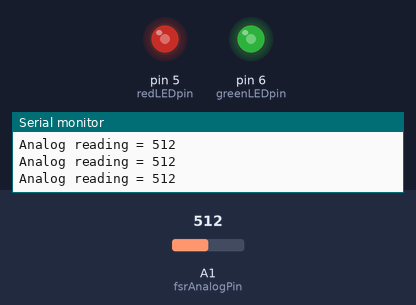
The sketch below on a simulated Arduino Uno, built with avr-gcc and run on an emulated ATmega328P. Shown: output pins drawn as LEDs (lit = HIGH), the last lines printed to the serial monitor. The test bench sets the inputs (shaded band); at power-on: A1 (fsrAnalogPin) = 512.

Above: at 1.2 s.
1.3 s: A1 (fsrAnalogPin) set to 107
At 2.3 s:
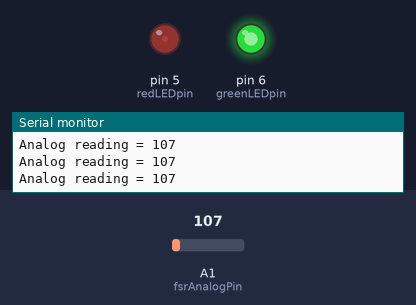
2.8 s: A1 (fsrAnalogPin) set to 92
At 4.0 s:
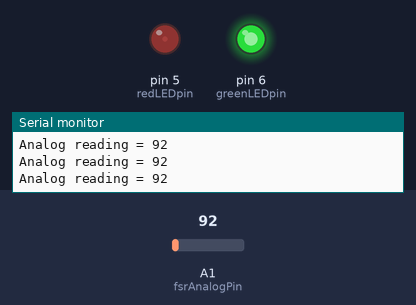
4.3 s: A1 (fsrAnalogPin) set to 0
At 5.5 s:
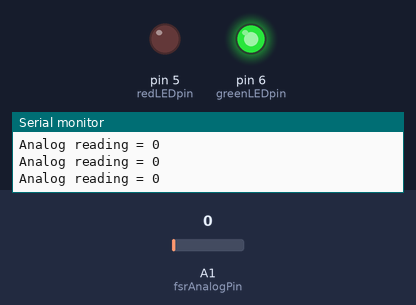
5.8 s: A1 (fsrAnalogPin) set to 8
At 6.7 s:
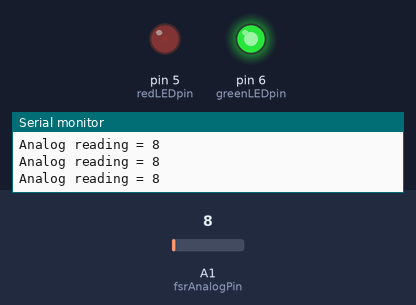
8.8 s: A1 (fsrAnalogPin) set to 11
10.3 s: A1 (fsrAnalogPin) set to 511
At 11.7 s:
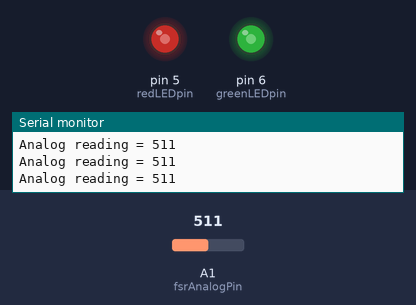
Timing chart, 0 to 12.8 s (numbered marks = the images above; inputs shaded):
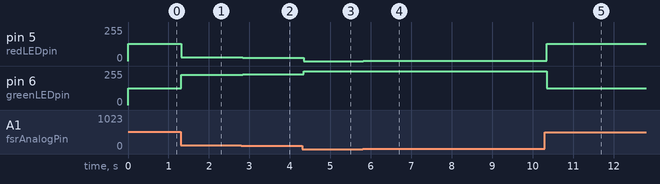

The sketch:

A3_FSR_force_sensitive_resistor.ino
```cpp
/* Force Sensitive Resistor sketch.
   This code will allow you to control the brightness of two LEDs by squeezing a
   Force Sensitive Resistor.  Sensor data is also printed out via the serial port.
   */


int fsrAnalogPin = 1;   // FSR is connected to analog 1 when using the SWRC sensor shield
int redLEDpin = 5;      // Red LED is connected to Digital pin 5 (PWM pin)
int greenLEDpin = 6;    // Green LED is connected to Digital pin 6 (PWM pin)
int fsrReading;         // the analog reading from the FSR resistor divider
int LEDbrightness, LEDbrightnessNeg;     //a number between 0 and 255 that controlls the brightness of the LED


void setup(void) {
  Serial.begin(9600);   // We'll send debugging information via the Serial monitor
  Serial.print("Force Sensitive Resistor!");
  pinMode(redLEDpin, OUTPUT);       //sets red LED pin as an output
  pinMode(greenLEDpin, OUTPUT);     //sets green LED pin as an output
}

void loop(void) {
  fsrReading = analogRead(fsrAnalogPin);    //does an analog read sample of the voltage coming from the FSR sensor
  Serial.print("Analog reading = ");        //prints the data to the serial port
  Serial.println(fsrReading);
  //digitalWrite(5, HIGH);
  // we'll need to change the range from the analog reading (0-1023) down to the range
  // used by analogWrite (0-255) with map function
  LEDbrightness = map(fsrReading, 0, 1000, 0, 255);
  LEDbrightnessNeg = map(fsrReading, 0, 1000, 255, 0);
  // LED gets brighter the harder you press
  analogWrite(redLEDpin, LEDbrightness);
  analogWrite(greenLEDpin, LEDbrightnessNeg);
  delay(50);       //waits 100ms (0.1 second) then starts the loop over again
}
```

Measured:
- after the input at 1.3 s, pin 5 (redLEDpin): 130/255 → 27/255 at once; pin 6 (greenLEDpin): 125/255 → 228/255 at once
- after the input at 2.8 s, pin 5 (redLEDpin): 27/255 → 23/255 at once; pin 6 (greenLEDpin): 228/255 → 232/255 at once
- after the input at 4.3 s, pin 5 (redLEDpin): 23/255 → 0/255 after 0.05 s; pin 6 (greenLEDpin): 232/255 → 255/255 after 0.05 s
- after the input at 5.8 s, pin 5 (redLEDpin): 0/255 → 2/255 at once; pin 6 (greenLEDpin): 255/255 → 253/255 at once
- after the input at 10.3 s, pin 5 (redLEDpin): 2/255 → 130/255 after 0.05 s; pin 6 (greenLEDpin): 253/255 → 125/255 after 0.05 s
